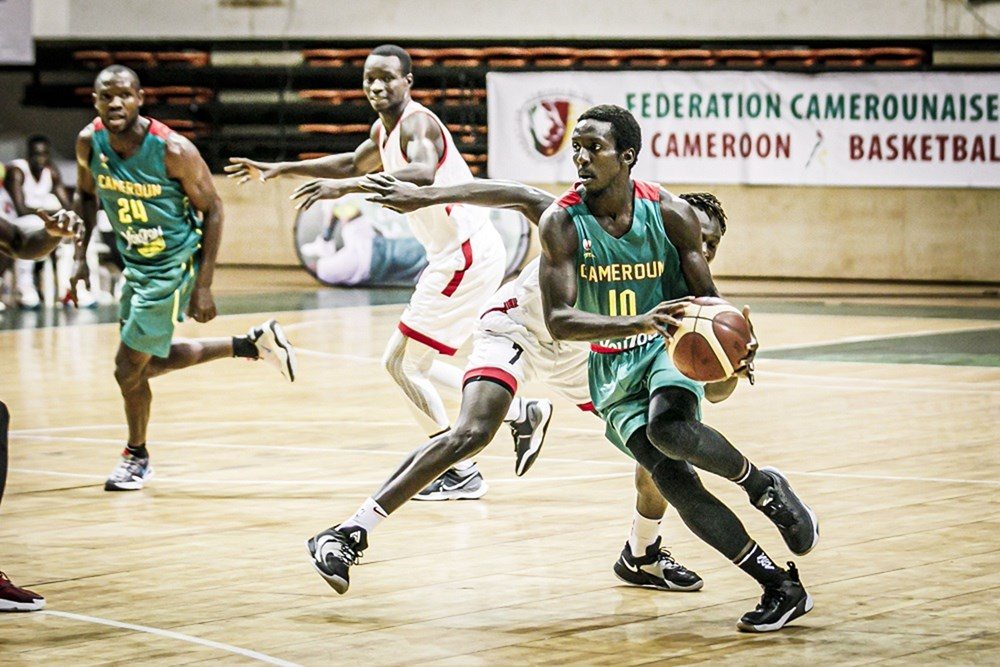
#> input picture assets/img/afrocan-1.jpeg, 1000 x 667 px, given in place of equipe afrocan 2023 camroun a'.jpg, which was not available
$ python _enhance-afrocan.py
#> lines starting #> are read from the running program, lines starting #| are printed output that depends on the picture; pictures that were not available may be replaced by others from this repository, and a replacement may not be noted
"""
Amélioration IA de la photo AfroCan 2023 Équipe Cameroun A'
- Super-résolution x3 (EDSR ou bicubic LANCZOS fallback)
- Sharpening (filtre de netteté adaptatif)
- Color enhancement (saturation, contraste, luminosité)
- Denoising (filtre bilatéral)
"""
import cv2
import numpy as np
import os
import sys
import urllib.request

SRC = r"C:\Users\pc\Desktop\equipe afrocan 2023 camroun a'.jpg"
DEST_DIR = r"C:\Users\pc\Desktop\e learning fecabasket 2027\fecabasket-elearning\site\assets\img"
DEST = os.path.join(DEST_DIR, "equipe-a-prime-afrocan-angola.jpeg")
MODELS_DIR = os.path.join(DEST_DIR, "_sr_models")
os.makedirs(MODELS_DIR, exist_ok=True)

# Modele EDSR x3 (meilleur compromis qualite/vitesse)
EDSR_URL = "https://github.com/Saafke/EDSR_Tensorflow/raw/master/models/EDSR_x3.pb"
EDSR_PATH = os.path.join(MODELS_DIR, "EDSR_x3.pb")

print(f"Lecture photo source : {SRC}")
img = cv2.imread(SRC)
#> img is the input picture: shape (667, 1000, 3); mean B, G, R 146.8, 167, 174.5
if img is None:
    print("ERREUR : impossible de lire l'image")
    sys.exit(1)
print(f"  Dimensions source : {img.shape[1]}x{img.shape[0]}")
#|   Dimensions source : 1000x667

# ---- ETAPE 1 : SUPER-RESOLUTION ----
print("\n[1/4] Super-resolution x3 ...")
sr_done = False
try:
    if not os.path.exists(EDSR_PATH):
        print(f"  Telechargement du modele EDSR_x3 ...")
        urllib.request.urlretrieve(EDSR_URL, EDSR_PATH)
#> (this line was passed over: the network is not available in this run)
        print(f"  Modele telecharge ({os.path.getsize(EDSR_PATH)//1024} KB)")

    sr = cv2.dnn_superres.DnnSuperResImpl_create()
    sr.readModel(EDSR_PATH)
    sr.setModel("edsr", 3)
    upscaled = sr.upsample(img)
    sr_done = True
    print(f"  EDSR x3 reussi : {upscaled.shape[1]}x{upscaled.shape[0]}")
except Exception as e:
    print(f"  EDSR echec : {e}")
    print("  Fallback : LANCZOS x3")
    h, w = img.shape[:2]
#> h = 667; w = 1000
    upscaled = cv2.resize(img, (w*3, h*3), interpolation=cv2.INTER_LANCZOS4)
    print(f"  LANCZOS x3 reussi : {upscaled.shape[1]}x{upscaled.shape[0]}")
#|   LANCZOS x3 reussi : 3000x2001

# ---- ETAPE 2 : DENOISING (debruitage) ----
print("\n[2/4] Debruitage (Non-Local Means) ...")
denoised = cv2.fastNlMeansDenoisingColored(upscaled, None, h=5, hColor=5, templateWindowSize=7, searchWindowSize=21)

# ---- ETAPE 3 : SHARPENING (netteté) ----
print("\n[3/4] Renforcement de la nettete ...")
# Unsharp mask : original + alpha*(original - blurred)
blurred = cv2.GaussianBlur(denoised, (0, 0), sigmaX=2.5)
sharpened = cv2.addWeighted(denoised, 1.6, blurred, -0.6, 0)

# ---- ETAPE 4 : COLOR ENHANCEMENT ----
print("\n[4/4] Amelioration des couleurs (saturation, contraste) ...")
# Conversion LAB pour CLAHE sur L (luminance)
lab = cv2.cvtColor(sharpened, cv2.COLOR_BGR2LAB)
#> lab: shape (2001, 3000, 3); mean of channels 0, 1, 2 171.9, 127.6, 139.7
l, a, b = cv2.split(lab)
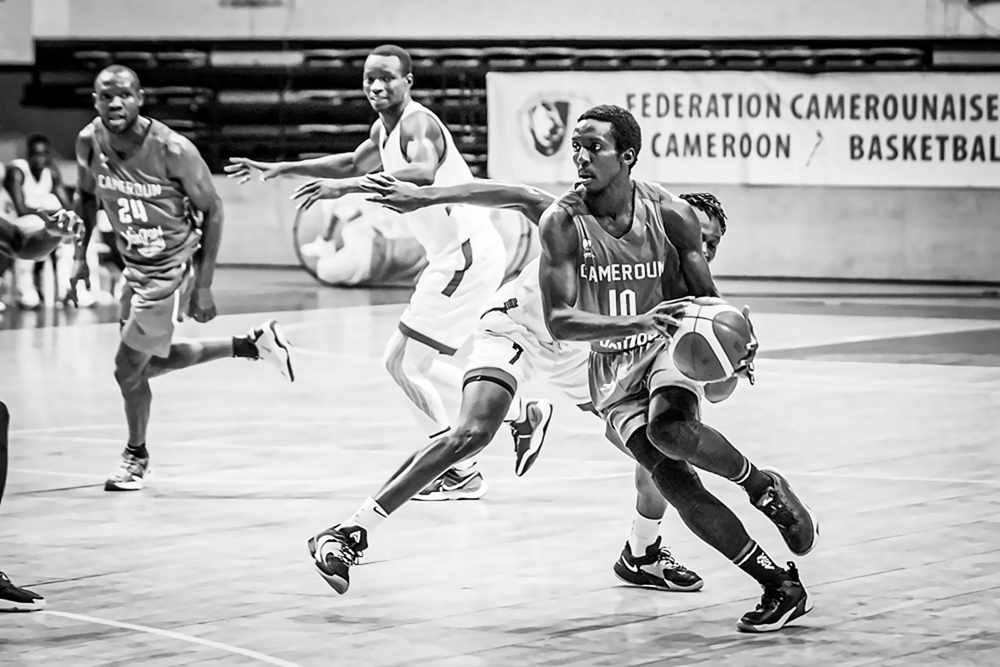
#> l: shape (2001, 3000) (shown at 1/3 size); min 0, max 255, mean 171.9
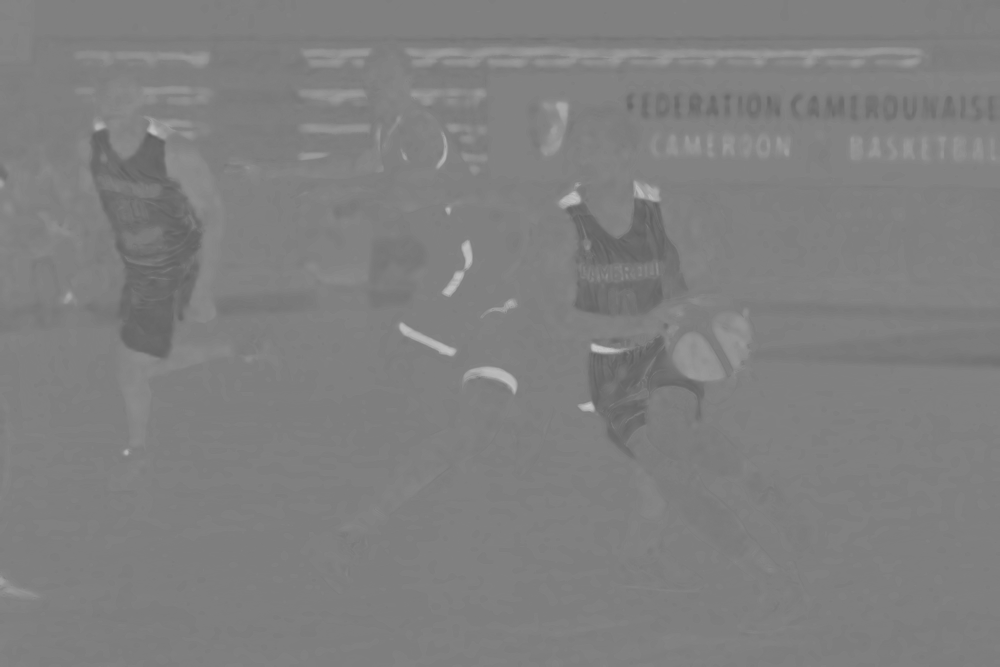
#> a: shape (2001, 3000) (shown at 1/3 size); min 93, max 203, mean 127.6
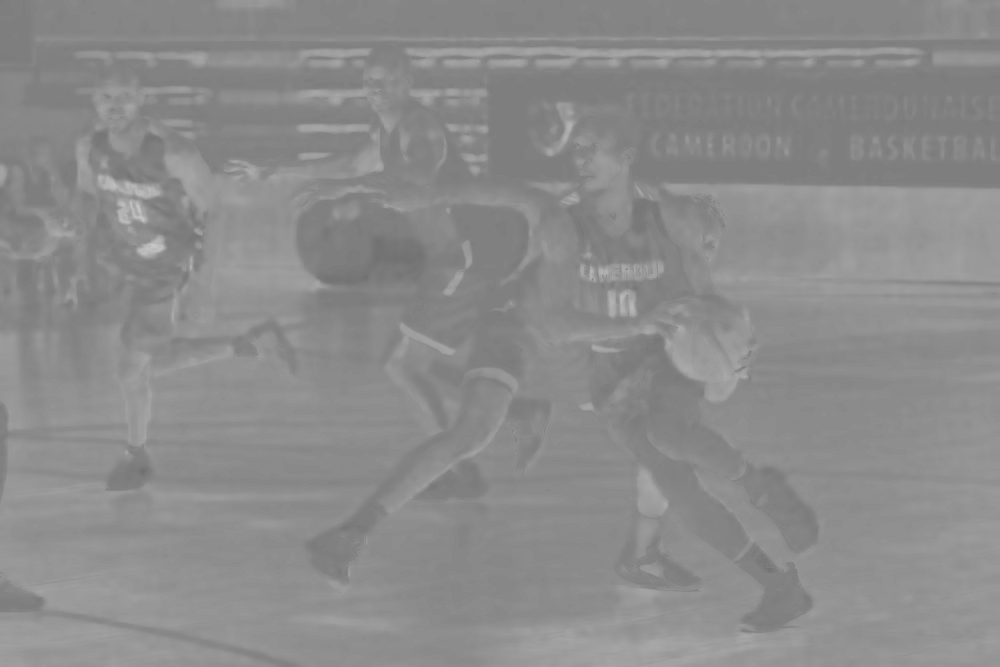
#> b: shape (2001, 3000) (shown at 1/3 size); min 108, max 202, mean 139.7
clahe = cv2.createCLAHE(clipLimit=1.5, tileGridSize=(8, 8))
l_enhanced = clahe.apply(l)
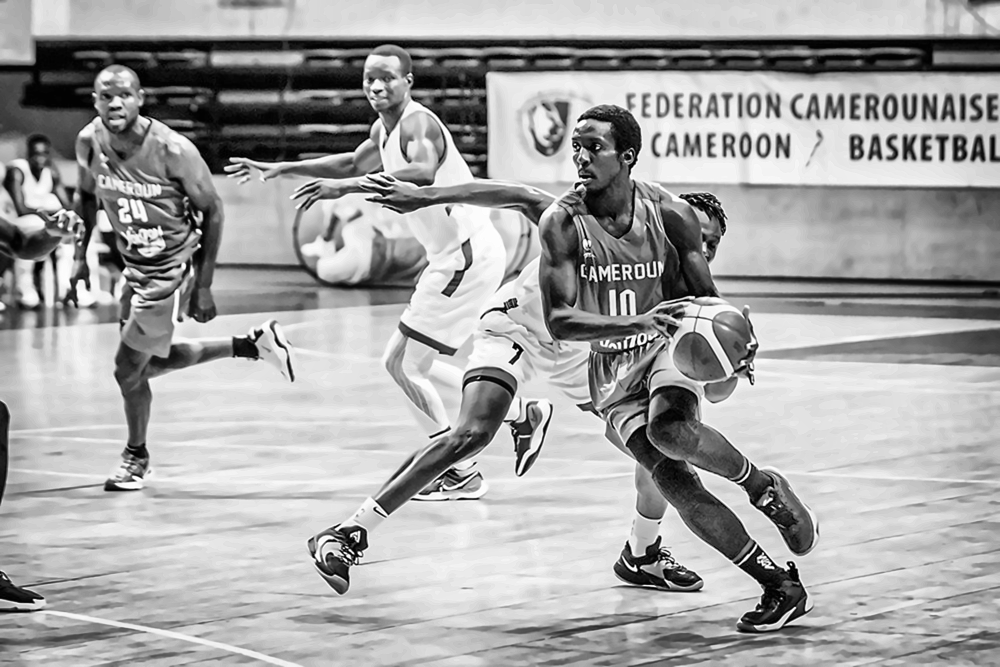
#> l_enhanced: shape (2001, 3000) (shown at 1/3 size); min 0, max 255, mean 163.8
lab_enhanced = cv2.merge([l_enhanced, a, b])
#> lab_enhanced: shape (2001, 3000, 3); mean of channels 0, 1, 2 163.8, 127.6, 139.7
enhanced = cv2.cvtColor(lab_enhanced, cv2.COLOR_LAB2BGR)
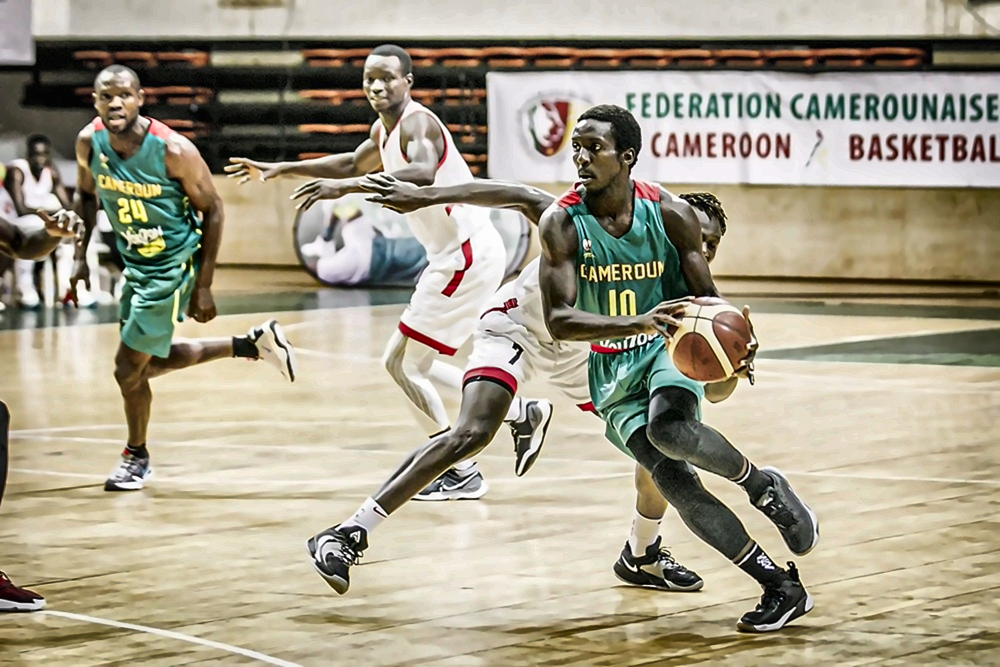
#> enhanced: shape (2001, 3000, 3) (shown at 1/3 size); mean B, G, R 138.3, 158.5, 165.7

# Boost saturation legere via HSV
hsv = cv2.cvtColor(enhanced, cv2.COLOR_BGR2HSV).astype(np.float32)
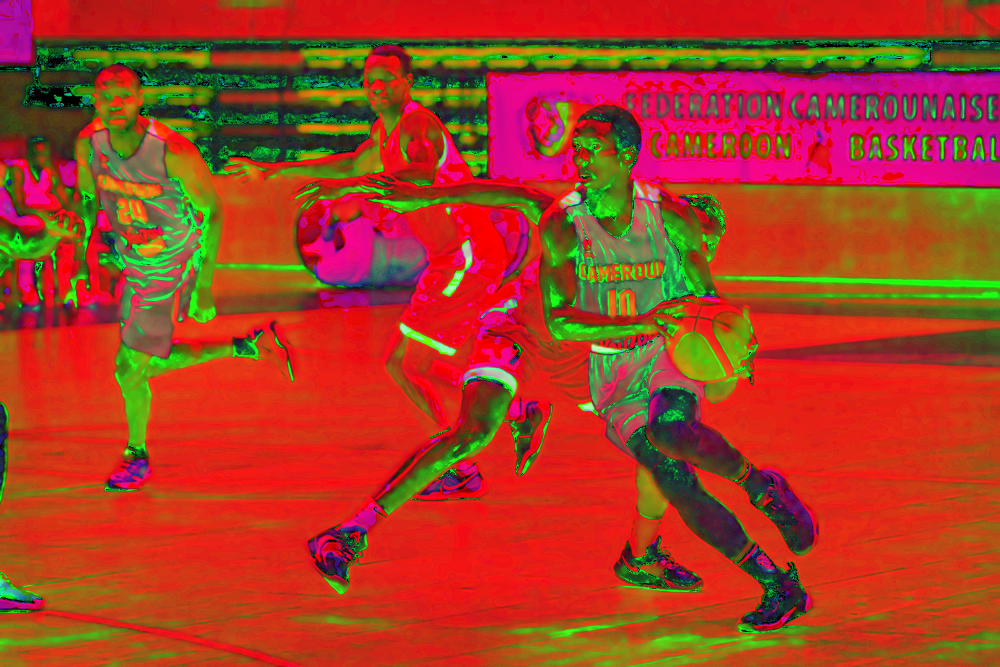
#> hsv: shape (2001, 3000, 3) float32 (shown at 1/3 size); mean B, G, R 34.4, 61.1, 168.6
hsv[:, :, 1] = np.clip(hsv[:, :, 1] * 1.12, 0, 255)
final = cv2.cvtColor(hsv.astype(np.uint8), cv2.COLOR_HSV2BGR)

# ---- SAUVEGARDE ----
print(f"\n  Sauvegarde : {DEST}")
cv2.imwrite(DEST, final, [cv2.IMWRITE_JPEG_QUALITY, 92])
size_kb = os.path.getsize(DEST) // 1024
print(f"  Fichier final : {final.shape[1]}x{final.shape[0]} ({size_kb} KB)")
#|   Fichier final : 3000x2001 (1105 KB)
print(f"\nOK Amelioration IA terminee")
print(f"  Source : {img.shape[1]}x{img.shape[0]}")
#|   Source : 1000x667
print(f"  Final  : {final.shape[1]}x{final.shape[0]} (x{final.shape[1]//img.shape[1]})")
#|   Final  : 3000x2001 (x3)
print(f"  Methode : {'EDSR DL super-resolution' if sr_done else 'LANCZOS upscaling'} + debruitage + nettete + CLAHE + saturation")

$ run again, on assets/img/afrocan-2.jpeg
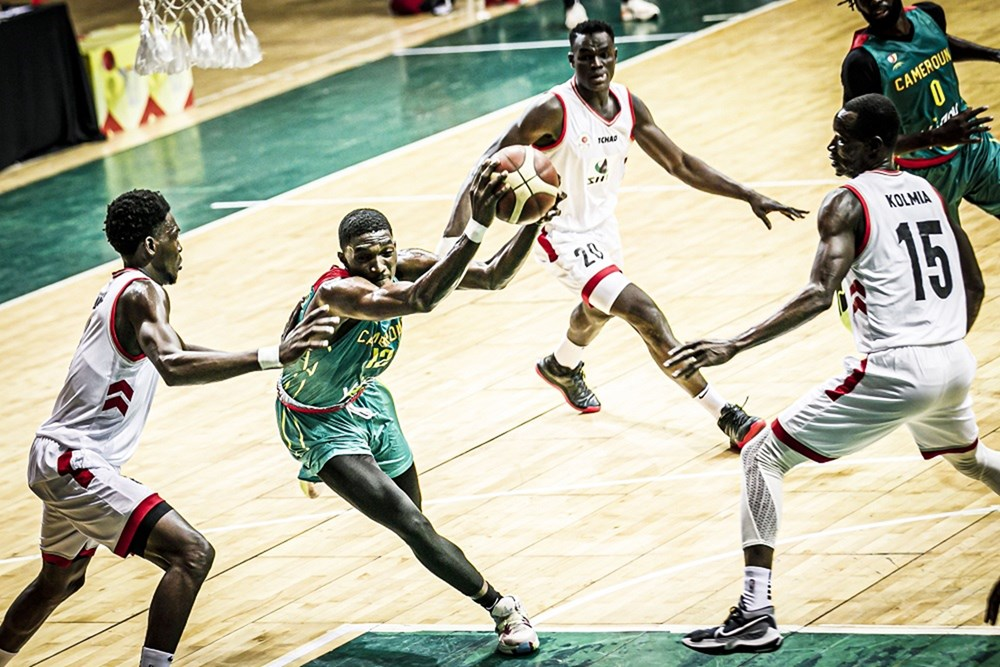
#> input picture assets/img/afrocan-2.jpeg, 1000 x 667 px, given in place of equipe afrocan 2023 camroun a'.jpg, which was not available
#> img is the input picture: shape (667, 1000, 3); mean B, G, R 157.3, 179, 179.9
#|   Dimensions source : 1000x667
#|   LANCZOS x3 reussi : 3000x2001
#> lab: shape (2001, 3000, 3); mean of channels 0, 1, 2 181.5, 124.8, 139.5
#> `l_enhanced = clahe.apply(l)`:
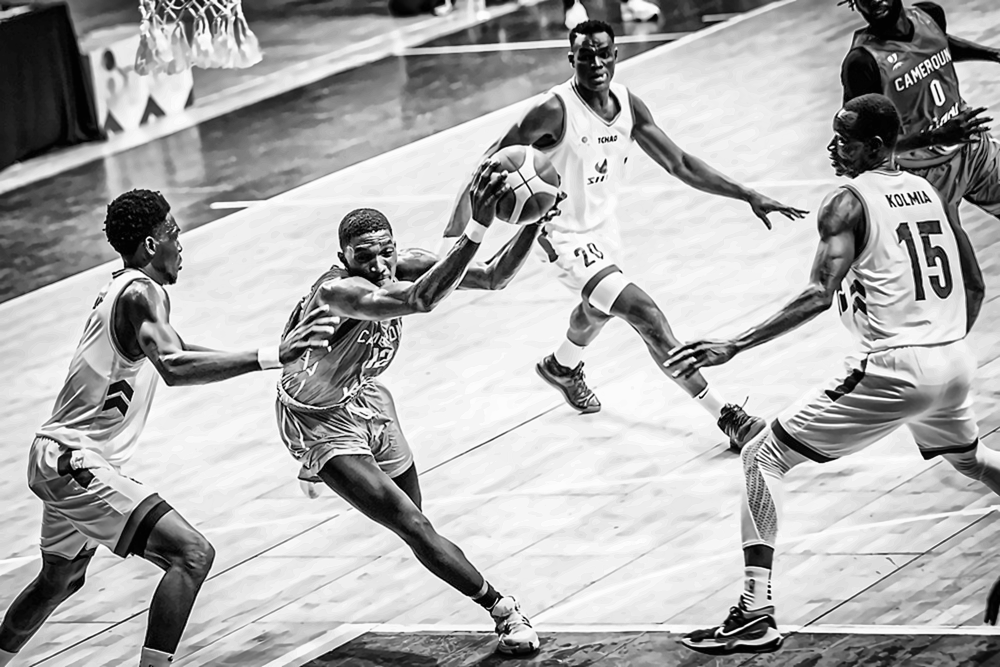
#> l_enhanced: shape (2001, 3000) (shown at 1/3 size); min 0, max 255, mean 172.3
#> lab_enhanced: shape (2001, 3000, 3); mean of channels 0, 1, 2 172.3, 124.8, 139.5
#> `hsv = cv2.cvtColor(enhanced, cv2.COLOR_BGR2HSV).astype(np.float32)`:
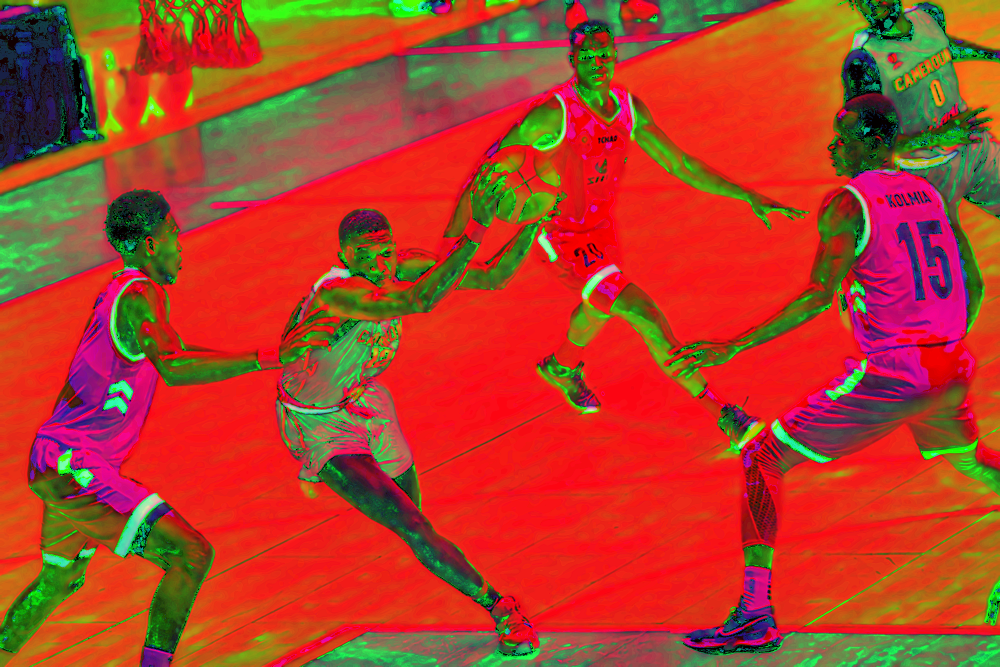
#> hsv: shape (2001, 3000, 3) float32 (shown at 1/3 size); mean B, G, R 39.8, 63.6, 180.4
#|   Fichier final : 3000x2001 (1157 KB)
#|   Source : 1000x667
#|   Final  : 3000x2001 (x3)

$ run again, on assets/img/afrocan-3.jpeg
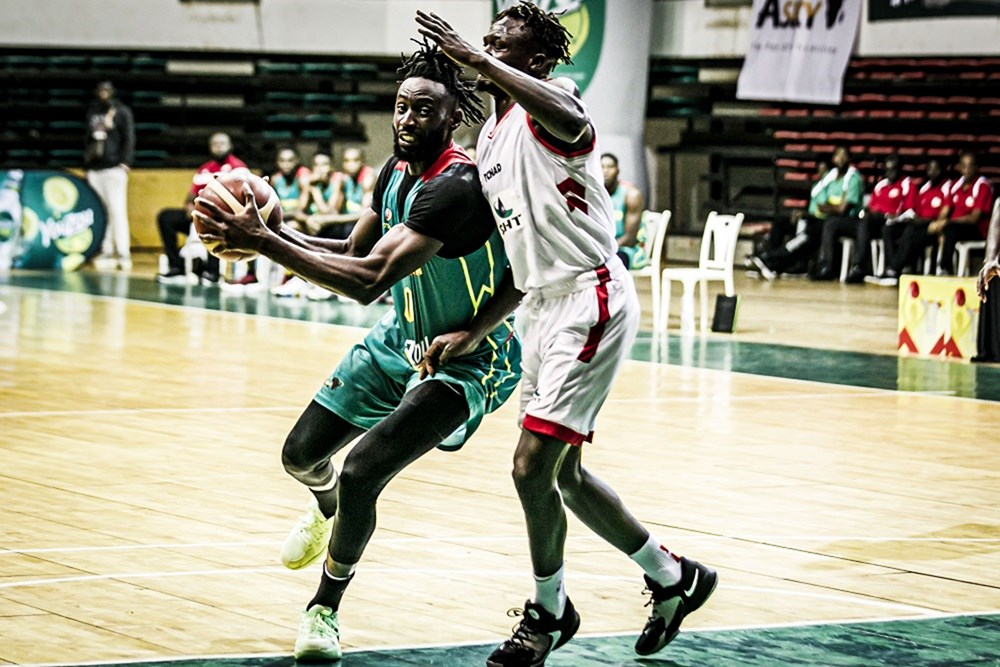
#> input picture assets/img/afrocan-3.jpeg, 1000 x 667 px, given in place of equipe afrocan 2023 camroun a'.jpg, which was not available
#> img is the input picture: shape (667, 1000, 3); mean B, G, R 136.4, 155.2, 155.6
#|   Dimensions source : 1000x667
#|   LANCZOS x3 reussi : 3000x2001
#> lab: shape (2001, 3000, 3); mean of channels 0, 1, 2 157.4, 125.1, 137.9
#> `l_enhanced = clahe.apply(l)`:
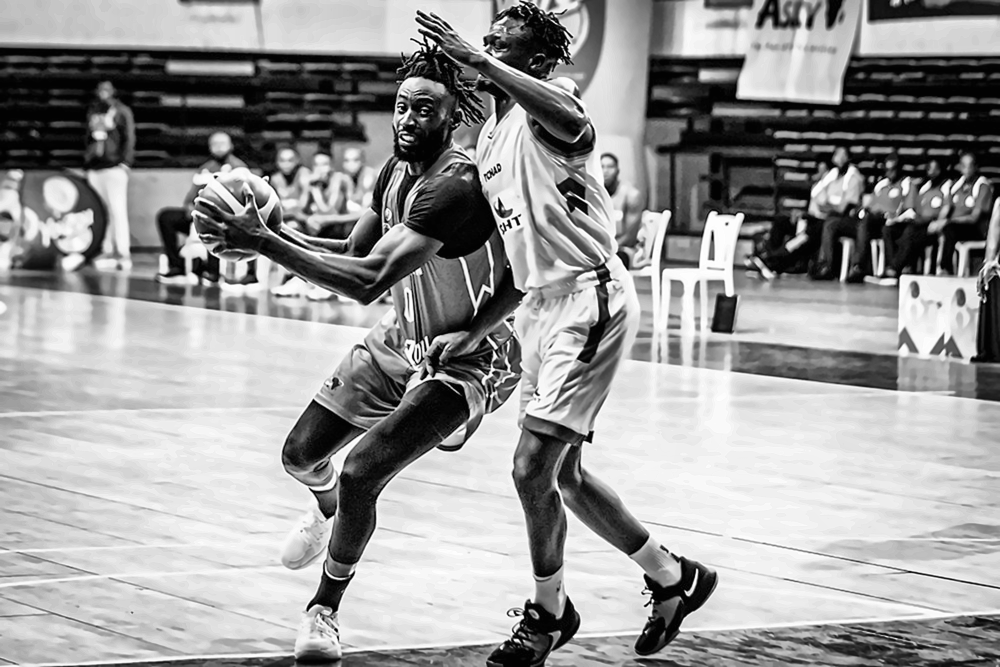
#> l_enhanced: shape (2001, 3000) (shown at 1/3 size); min 0, max 255, mean 153.1
#> lab_enhanced: shape (2001, 3000, 3); mean of channels 0, 1, 2 153.1, 125.1, 137.9
#> `hsv = cv2.cvtColor(enhanced, cv2.COLOR_BGR2HSV).astype(np.float32)`:
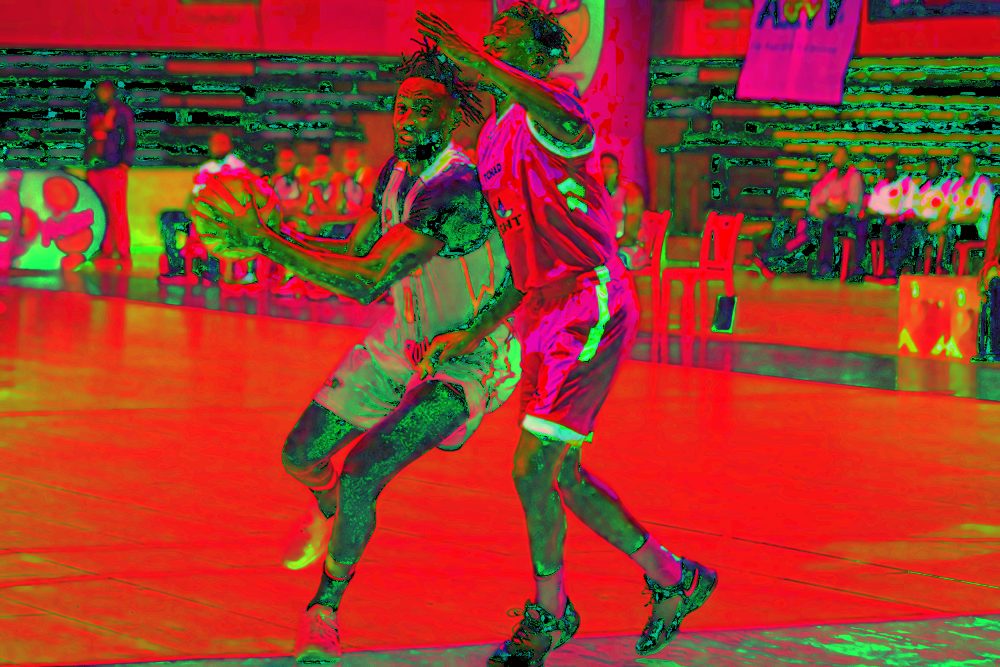
#> hsv: shape (2001, 3000, 3) float32 (shown at 1/3 size); mean B, G, R 42.9, 60.3, 158.6
#|   Fichier final : 3000x2001 (1096 KB)
#|   Source : 1000x667
#|   Final  : 3000x2001 (x3)
